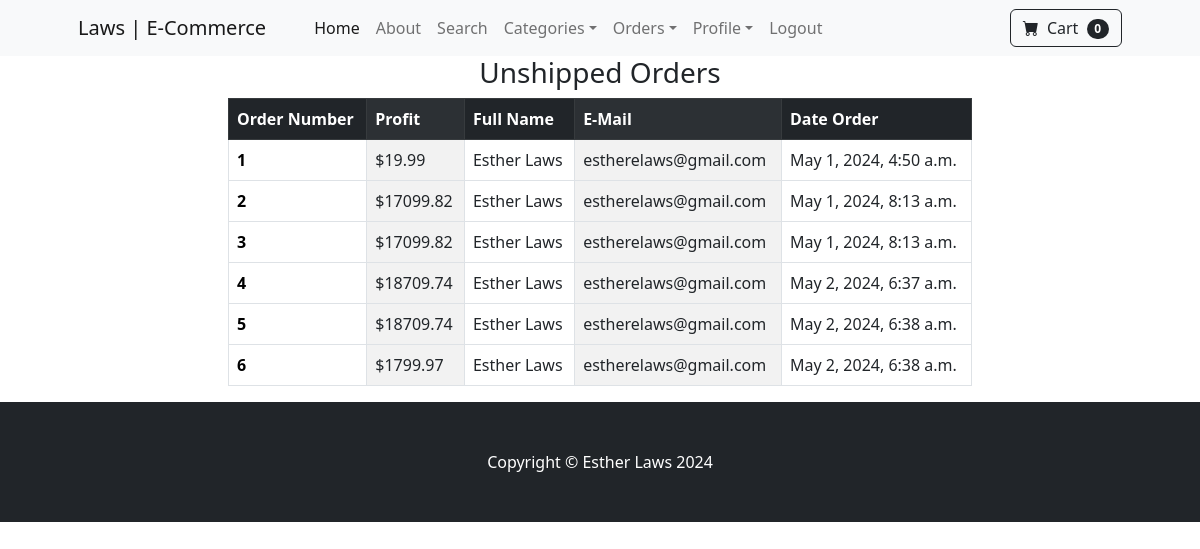
/payment/not_shipped_dash (signed in), run on an earlier commit of the app's database.
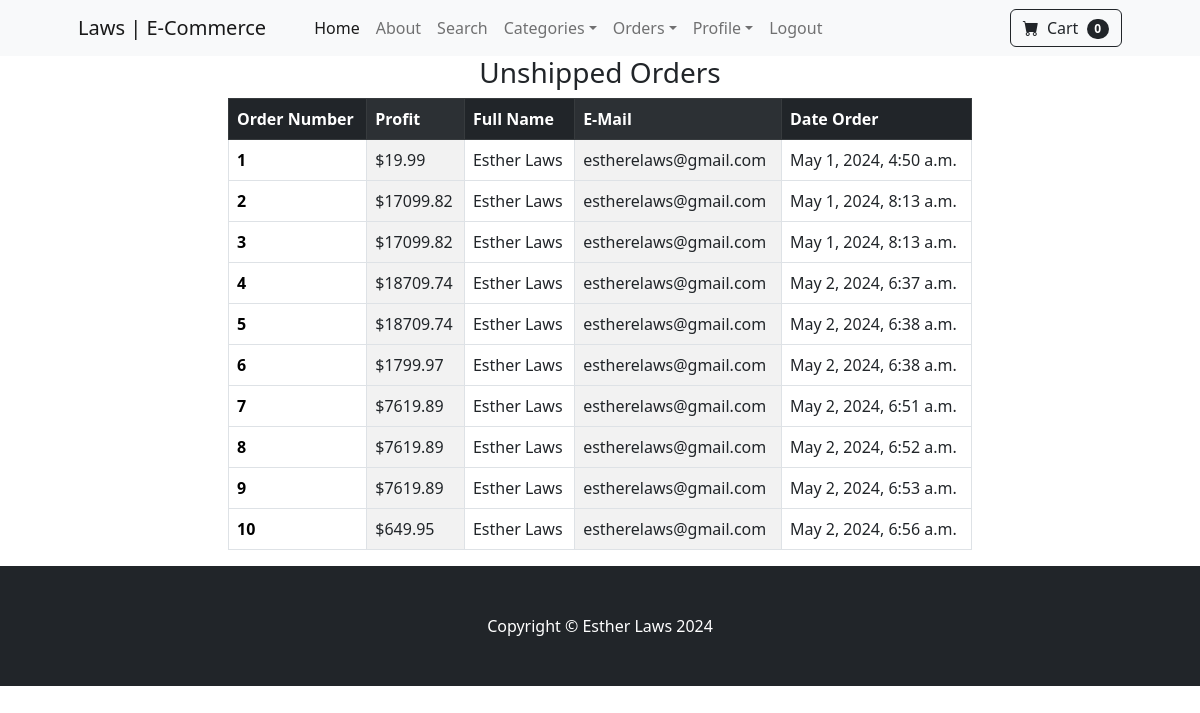
And on a later commit of the database.
### payment/models.py (models this page shows, shortened)
class Order(models.Model):
    user = models.ForeignKey(User, on_delete=models.CASCADE, null=True, blank=True)
    full_name = models.CharField(max_length=50)
    email = models.EmailField(max_length=250)
    shipping_address = models.TextField(max_length=500)
    amount_paid = models.DecimalField(max_digits=10, decimal_places=2)
    date_ordered = models.DateTimeField(auto_now_add=True)
    date_shipped = models.DateTimeField(blank=True, null=True)
    shipped = models.BooleanField(default=False)

### payment/views.py (the view)
# urls.py: path("not_shipped_dash", views.not_shipped_dash, name="not_shipped_dash"),
def not_shipped_dash(request):
    if request.user.is_authenticated and request.user.is_superuser:
        orders = Order.objects.filter(shipped=False)
        return render(
            request,
            "payment/not_shipped_dash.html",
            {"orders":orders},
        )
    else:
        messages.success(request, "Access Denied.")
        return redirect("home")

### cart/cart.py (called while the page is built)
    def __len__(self):
        return len(self.cart)

### cart/context_processors.py (called while the page is built)
def cart(request):
    return {"cart": Cart(request)}

### payment/templates/payment/not_shipped_dash.html (shortened to what this page needs)
{% extends "base.html" %}
{% block content %}
<div class="container">
  <div class="row">
    <center>
      <div class="col-8">
        <h3>Unshipped Orders</h3>
        <table class="table table-striped-columns table-hover table-bordered">
          <thead class="table-dark">
            <tr>
              <th scope="col">Order Number</th>
              <th scope="col">Profit</th>
              <th scope="col">Full Name</th>
              <th scope="col">E-Mail</th>
              <th scope="col">Date Order</th>
            </tr>
          </thead>
          <tbody>
            {% for item in orders %}
            <tr>
              <th scope="row"><a href="{% url "order_details" item.id %}">{{ item.id }}</a></th>
              <td>${{ item.amount_paid }}</td>
              <td>{{ item.full_name }}</td>
              <td>{{ item.email }}</td>
              <td>{{ item.date_ordered }}</td>
            </tr>
            {% endfor %}
          </tbody>
        </table>
      </div>
  </div>
</div>
{% endblock %}

What changed in the data, as far as the page shows it:
added Order: id "7", amount_paid "7619.89", full_name "Esther Laws", email "estherelaws@gmail.com", date_ordered "May 2, 2024, 6:51 a.m."
added Order: id "8", amount_paid "7619.89", full_name "Esther Laws", email "estherelaws@gmail.com", date_ordered "May 2, 2024, 6:52 a.m."
added Order: id "9", amount_paid "7619.89", full_name "Esther Laws", email "estherelaws@gmail.com", date_ordered "May 2, 2024, 6:53 a.m."
added Order: id "10", amount_paid "649.95", full_name "Esther Laws", email "estherelaws@gmail.com", date_ordered "May 2, 2024, 6:56 a.m."
